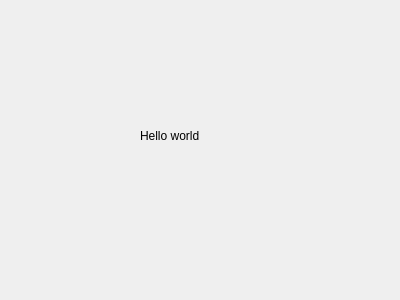
<?xml version="1.0" encoding="UTF-8"?>
<ui version="4.0">
 <class>window</class>
 <widget class="QDialog" name="window">
  <property name="geometry">
   <rect>
    <x>0</x>
    <y>0</y>
    <width>400</width>
    <height>300</height>
   </rect>
  </property>
  <property name="windowTitle">
   <string>Dialog</string>
  </property>
  <widget class="QLabel" name="label">
   <property name="geometry">
    <rect>
     <x>140</x>
     <y>100</y>
     <width>181</width>
     <height>71</height>
    </rect>
   </property>
   <property name="text">
    <string>Hello world</string>
   </property>
  </widget>
 </widget>
 <resources/>
 <connections/>
</ui>
